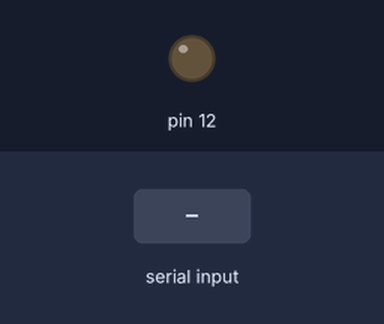
The sketch below on a simulated Arduino Uno, built with avr-gcc and run on an emulated ATmega328P. On the bench: output pins drawn as LEDs (lit = HIGH). The test bench sets the inputs (shaded band).

Above: at 1.2 s.
1.3 s: "1" received over Serial
At 3.3 s:
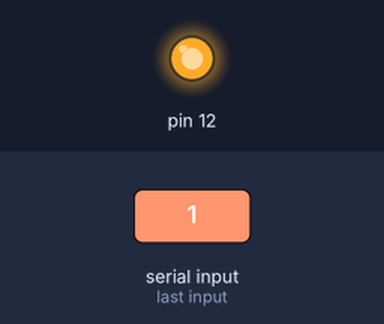
3.8 s: "2" received over Serial
At 5.2 s:
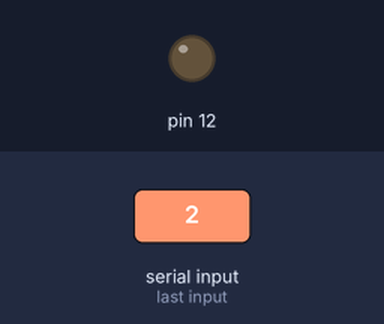
Timing chart, 0 to 6.8 s (numbered marks = the images above; inputs shaded):
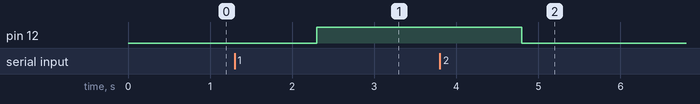

The sketch:

HomeControl.ino
```cpp
String b;

void setup() {

  // put your setup code here, to run once:

  Serial.begin(9600);

  pinMode(12, OUTPUT);

}

void loop() {

  // put your main code here, to run repeatedly:

  while (Serial.available()) {

    b = Serial.readString();

    if (b == "1")  {
      digitalWrite(12, HIGH);
    }

    if (b == "2")  {
      digitalWrite(12, LOW);
    }

  }

}
```

Measured:
- after the input at 1.3 s, pin 12: LOW → HIGH after 1.0 s
- after the input at 3.8 s, pin 12: HIGH → LOW after 1.0 s
